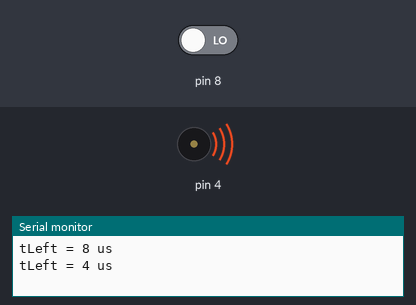
A sketch run on a simulated Arduino Uno, built with avr-gcc and run on an emulated ATmega328P. Shown: buzzer (waves = sounding), the last lines printed to the serial monitor. The test bench sets the inputs (shaded band); at power-on: pin 8 LOW.

Above: at 2.2 s.
2.3 s: pin 8 driven HIGH
At 5.2 s:
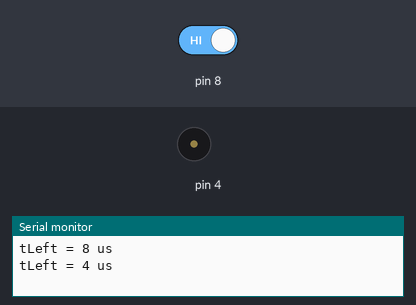
5.5 s: pin 8 driven LOW
At 7.3 s:
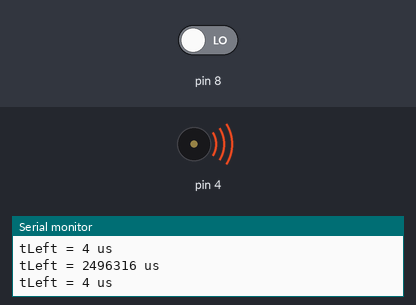
Timing chart, 0 to 14.0 s (numbered marks = the images above; inputs shaded):
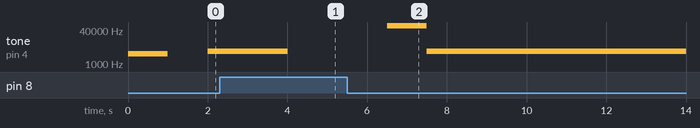

Measured:
- after the input at 5.5 s, tone on pin 4: silent → 63588 Hz after 1.0 s, then repeats every 2.0 s: 3996 Hz 1.0 s, 3992 Hz 1.0 s

The sketch:

tone_light.ino
```cpp
/*
 * Robotics with the BOE Shield - LeftLightSensor
 * Measures and displays microsecond decay time for left light sensor.
 * Modified by Patricia Torvalds, David Betancourt
 */

void setup()                                 // Built-in initialization block
{
  tone(4, 3000, 1000);                       // Play tone for 1 second
  delay(1000);                               // Delay to finish tone

  Serial.begin(9600);                        // Set data rate to 9600 bps
}

void loop()                                  // Main loop auto-repeats
{
  long tLeft = rcTime(8);                    // Left rcTime -> tLeft

  Serial.print("tLeft = ");                  // Display tLeft label
  Serial.print(tLeft);                       // Display tLeft value
  Serial.println(" us");                     // Display tLeft units + newline

  delay(1000);                               // 1 second delay

  tone(4, 4000 - tLeft, 1000);
}
                                             // rcTime function at pin
long rcTime(int pin)                         // ..returns decay time
{
  pinMode(pin, OUTPUT);                      // Charge capacitor
  digitalWrite(pin, HIGH);                   // ..by setting pin ouput-high
  delay(1);                                  // ..for 5 ms
  pinMode(pin, INPUT);                       // Set pin to input
  digitalWrite(pin, LOW);                    // ..with no pullup
  long time  = micros();                     // Mark the time
  while(digitalRead(pin));                   // Wait for voltage < threshold
  time = micros() - time;                    // Calculate decay time
  return time;                               // Return decay time
}
```
